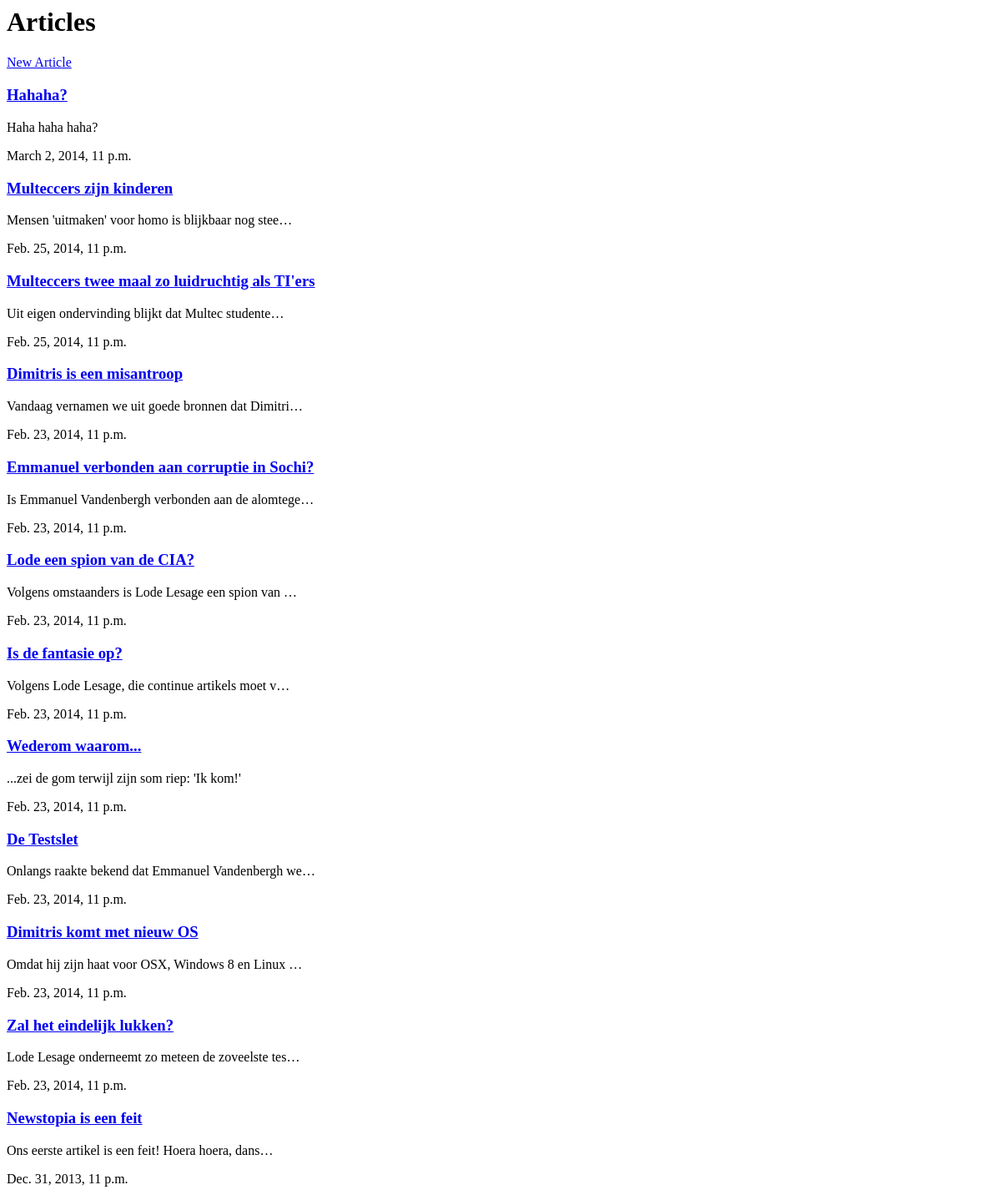
/articles/, run on an earlier commit of the app's database.
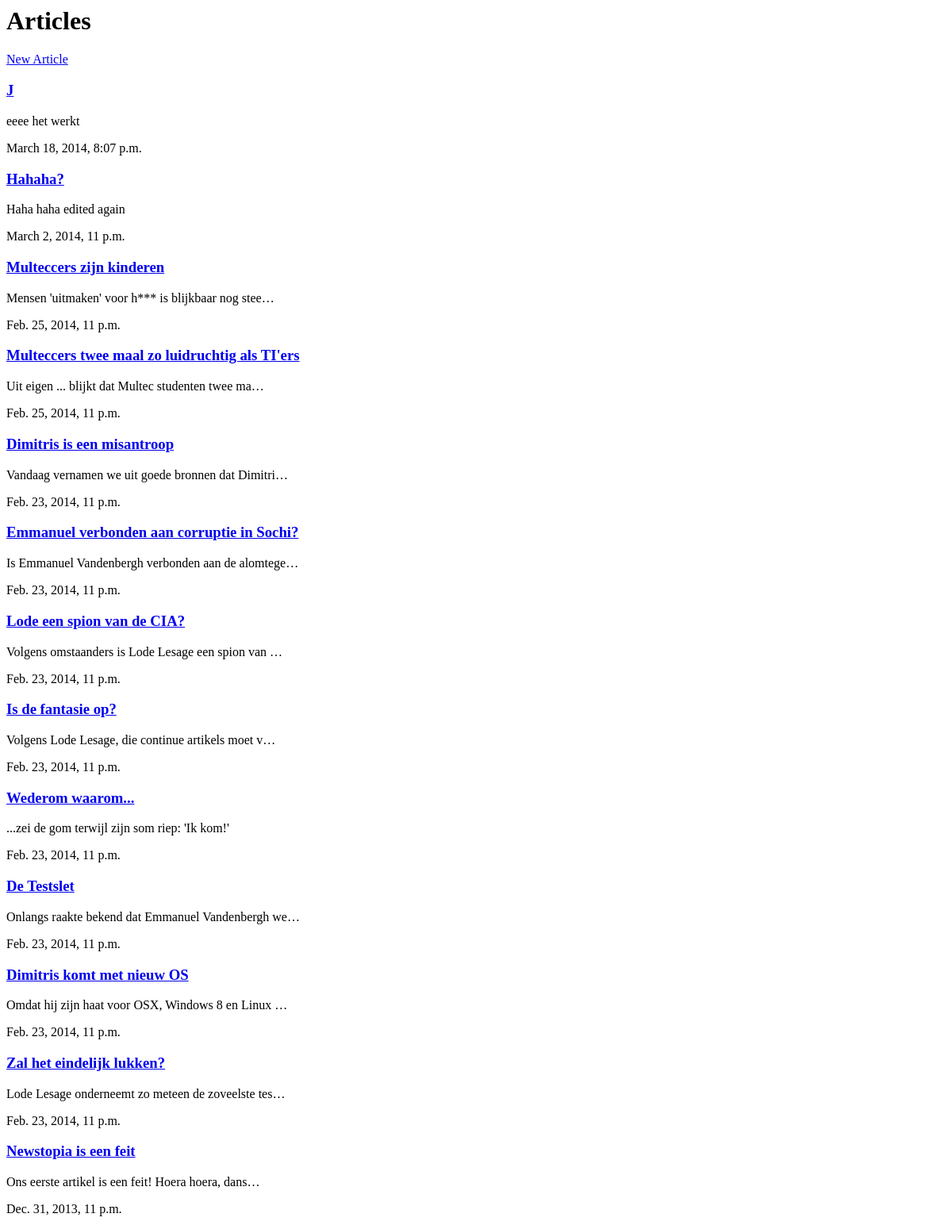
And on a later commit of the database.
### articles/models.py (models this page shows, shortened)
class Article(models.Model):
    def was_published_recently(self):
        return self.pub_date >= timezone.now() - datetime.timedelta(days=1)
    was_published_recently.admin_order_field = 'pub_date'
    was_published_recently.boolean = True
    was_published_recently.short_description = 'Published recently?'
    title = models.CharField(max_length=200)
    pub_date = models.DateTimeField('date published')
    body = models.CharField(max_length=9999)

### articles/views.py (the view)
def index(request):
    articles = Article.objects.all().order_by('-pub_date')
    return render(request, 'articles/index.html', {'articles': articles})

### articles/templates/articles/index.html
<h1>Articles</h1>
        <a href="{% url 'articles:create' %}">New Article</a>
{% for article in articles %}
        <p>
            <h3><a href="{% url 'articles:detail' article.pk %}">{{ article.title }}</a></h3>
            <p>{{ article.body|truncatechars:50 }}</p>{{article.pub_date}}
        </p>
{% endfor %}

What changed in the data, as far as the page shows it:
added Article: title "J", body "eeee het werkt", pub_date "March 18, 2014, 8:07 p.m."
changed Article "Hahaha?": body "Haha haha haha?" → "Haha haha edited again"
changed Article "Multeccers zijn kinderen": body "Mensen 'uitmaken' voor homo is blijkbaar nog stee…" → "Mensen 'uitmaken' voor h*** is blijkbaar nog stee…"
changed Article "Multeccers twee maal zo luidruchtig als TI'ers": body "Uit eigen ondervinding blijkt dat Multec studente…" → "Uit eigen ... blijkt dat Multec studenten twee ma…"
